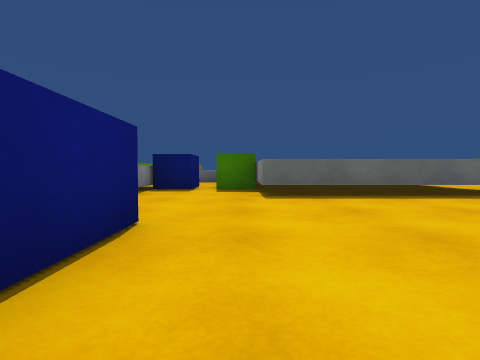
[1] (above)

16 first-person views from a walk through a 3-D level made in the Unity game engine. The camera is 0.51 m above the floor, tilts 2° down and sees 80° across. The floor is counted in squares, 1 m on a side. Each view is taken from the middle of a square. On the plan, view 1 faces up. The plan holds only what a view shows up to about 9 squares ahead; the rest is blank. The player character is not drawn. Surface patterns are stand-ins for the level's own textures.

[2]
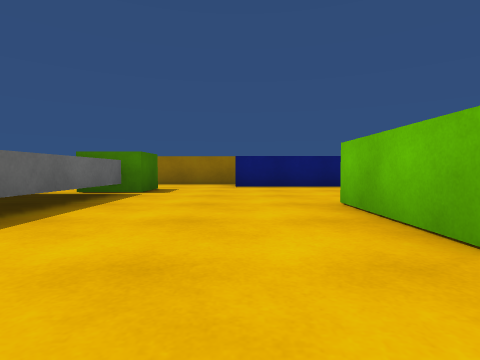

[3]
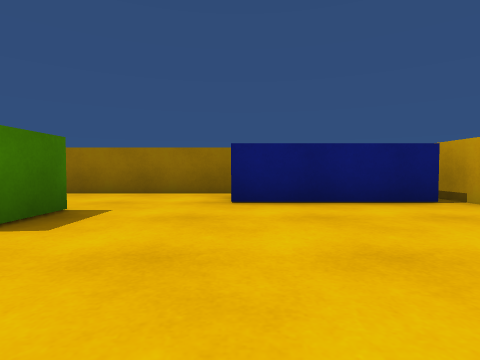

[4]
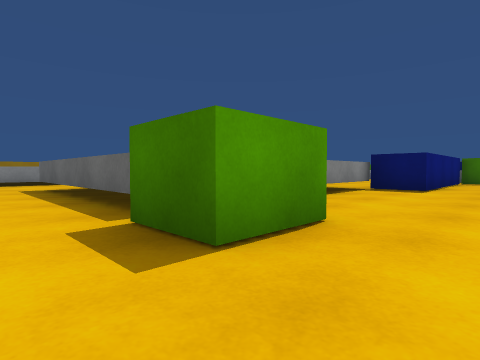

[5]
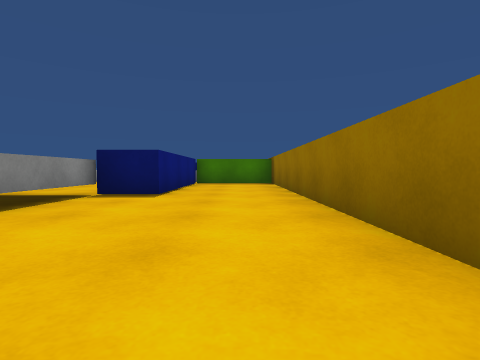

[6]
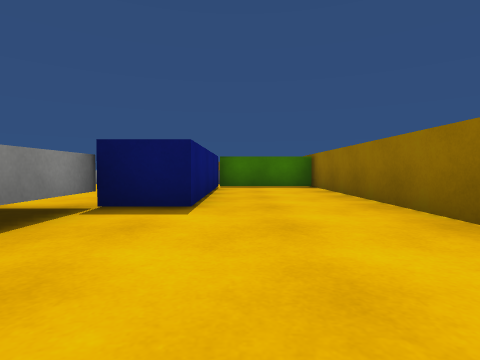

[7]
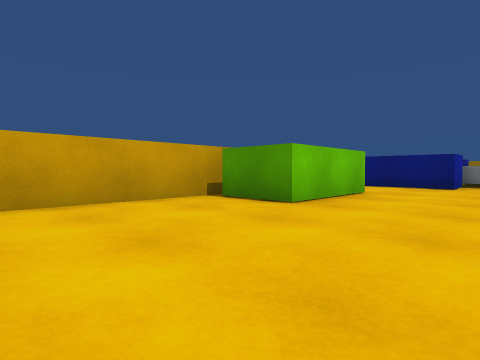

[8]
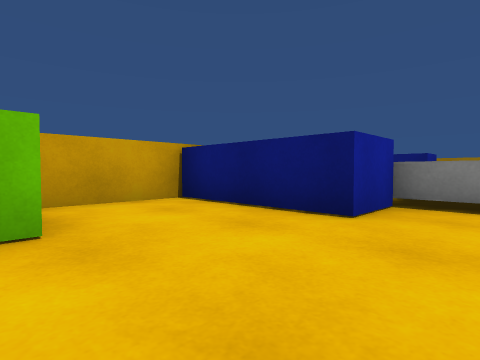

[9]
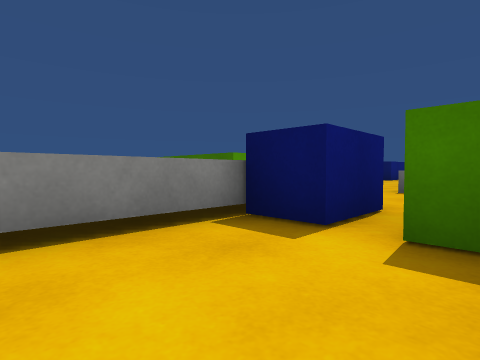

[10]
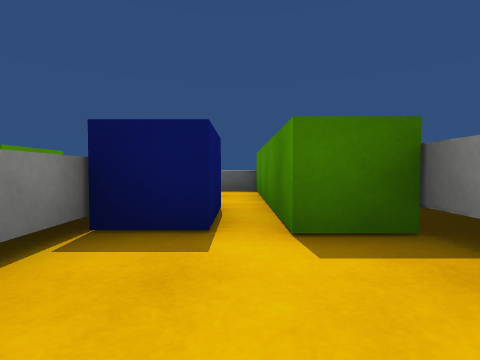

[11]
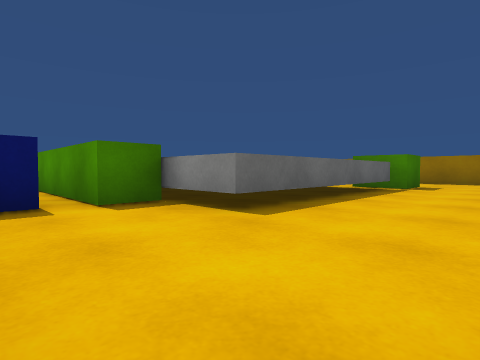

[12]
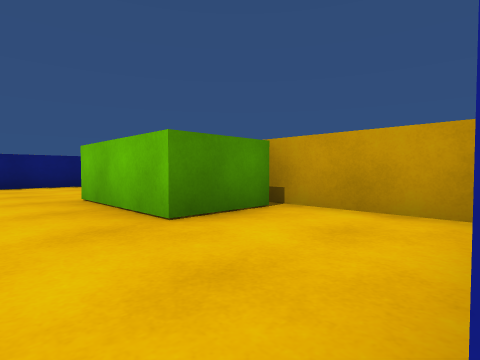

[13]
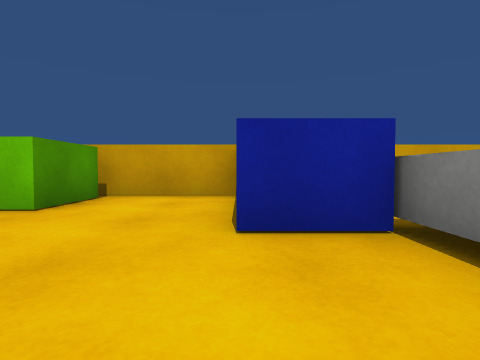

[14]
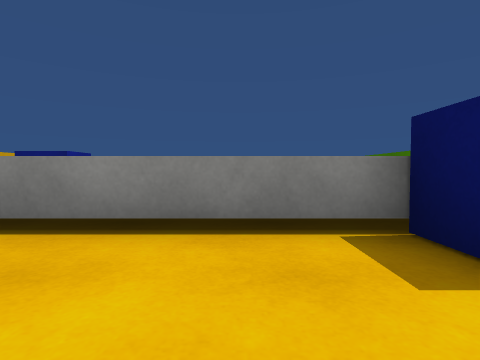

[15]
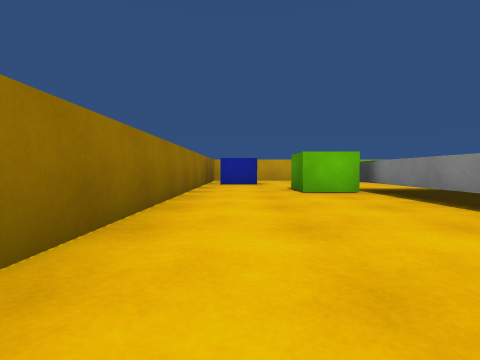

[16]
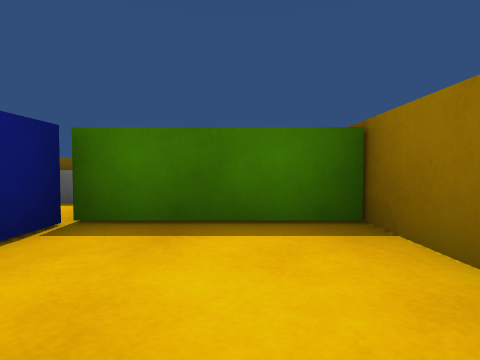

### Floor plan
Key: @ floor where view 1 was taken; # wall or solid block; x gap in a wall; . floor; ^ raised ledge; B blue block; G green block.
Columns run from 7 left of view 1 to 10 right of it. Each row starts with its distance up from view 1.
 19              ^
 18              .^
 17               #^^#
 16               #..#
 15            .. #..#
 14            .. #..#
 13      ^     .. #..#
 12      ^^    ^^##..#
 11      ..^     ^...#
 10  ##  ..^     ^...#
  9      B.^     ^...#
  8      Bx^     ^...#
  7     ^..^^    ^...#
  6     ^...^^^^^GG..#
  5     ^.........G..#
  4     ^............#
  3     ^...........##
  2 BB   ##.........#
  1 BB    #..###....#
  0       #@.###....#
 -1   ##  ###########

Where each view was taken, in squares from view 1:
view 1: 0 up, 0 right, facing up
view 2: 3 up, 0 right, facing right
view 3: 3 up, 4 right, facing right
view 4: 4 up, 9 right, facing up-left
view 5: 6 up, 9 right, facing up
view 6: 8 up, 8 right, facing up
view 7: 4 up, 8 right, facing down-left
view 8: 4 up, 2 right, facing down-left
view 9: 5 up, 0 right, facing up-left
view 10: 5 up, 1 left, facing up
view 11: 3 up, 2 left, facing up-right
view 12: 3 up, 1 left, facing down-right
view 13: 5 up, 1 left, facing down
view 14: 6 up, 0 right, facing left
view 15: 13 up, 9 right, facing down
view 16: 14 up, 9 right, facing up
